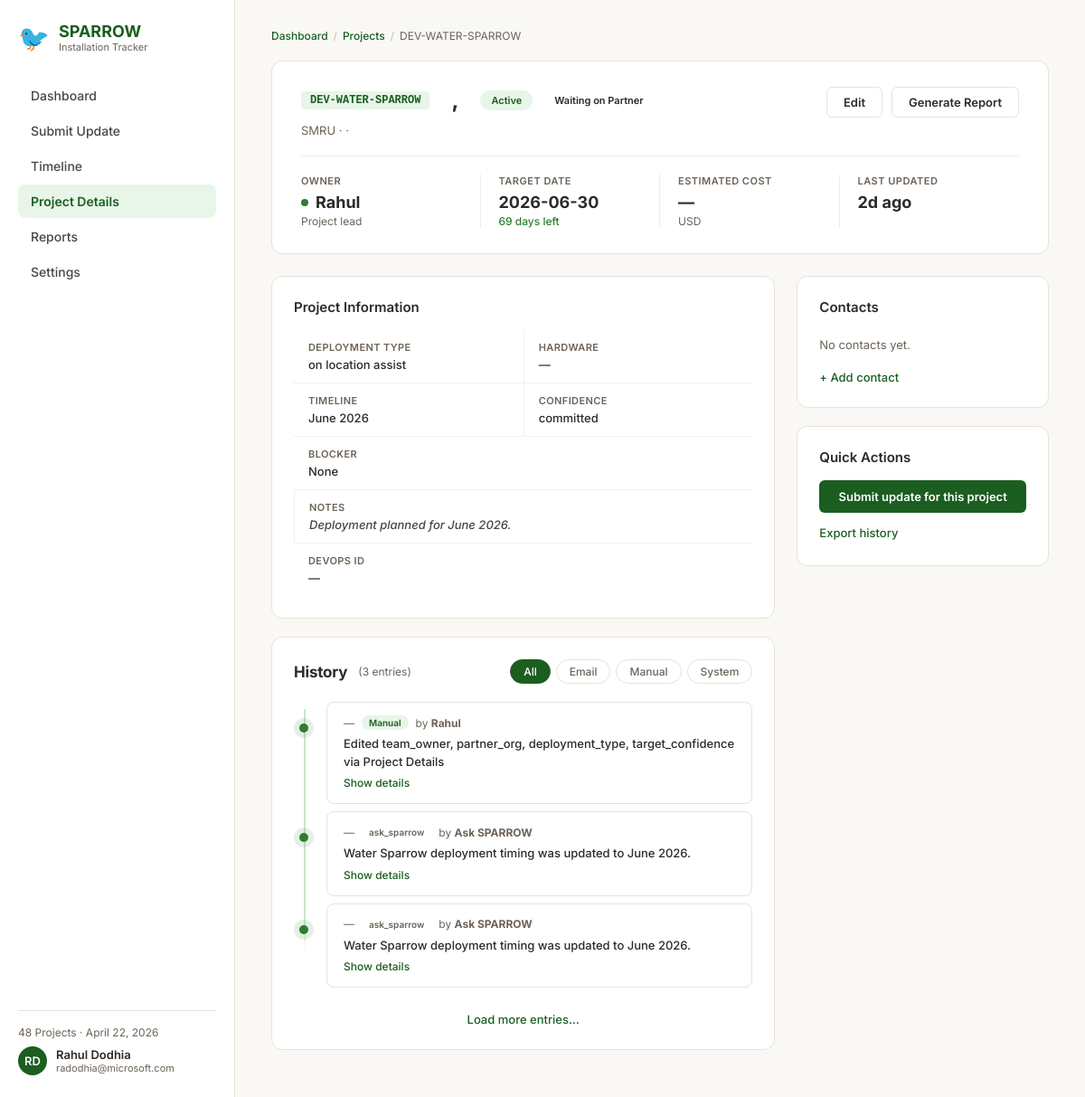
The app's page /project/DEV-WATER-SPARROW with its own data.
### tables this page shows
CREATE TABLE projects (
            project_id        TEXT PRIMARY KEY,
            continent         TEXT,
            country           TEXT,
            location          TEXT,
            partner_org       TEXT,
            status            TEXT NOT NULL DEFAULT 'Scoping',
            blocker           TEXT,
            deployment_type   TEXT,
            timeline_label    TEXT,          -- human-readable: "Before End FY26"
            target_date       TEXT,          -- ISO date or NULL
            target_confidence TEXT,          -- hard / committed / soft / aspirational
            hardware          TEXT,
            estimated_cost    REAL,
            team_owner        TEXT,
            devops_id         INTEGER,
            notes             TEXT,
            last_updated      TEXT NOT NULL,
            last_updated_by   TEXT
        , is_at_risk INTEGER NOT NULL DEFAULT 0, item_type TEXT NOT NULL DEFAULT 'deployment', track_name TEXT, start_date TEXT, parent_project_id TEXT, health TEXT NOT NULL DEFAULT 'On Track', priority TEXT, sparrow INTEGER NOT NULL DEFAULT 0, sparrow_go INTEGER NOT NULL DEFAULT 0, robin INTEGER NOT NULL DEFAULT 0);

CREATE TABLE history (
            id              INTEGER PRIMARY KEY AUTOINCREMENT,
            project_id      TEXT NOT NULL,
            timestamp       TEXT NOT NULL,
            updated_by      TEXT,
            source_type     TEXT,            -- email / teams_paste / manual_note / system
            source_text     TEXT,            -- full original pasted text
            changes         TEXT NOT NULL,   -- JSON: {field: {old, new}}
            llm_summary     TEXT,
            FOREIGN KEY (project_id) REFERENCES projects(project_id)
        );

### app.py (the view)
@app.route("/project/<project_id>")
def project_details(project_id):
    p = get_project(project_id)
    if not p:
        return "Project not found", 404
    history = get_project_history(project_id)
    contacts = get_contacts(project_id)
    nudges = get_active_nudges()
    project_nudges = [n for n in nudges if n.get("project_id") == project_id]
    target_sub = ""
    target_sub_color = "#6d6358"
    if p.get("target_date"):
        try:
            td = date.fromisoformat(p["target_date"])
            days_left = (td - date.today()).days
            if days_left < 0:
                target_sub = f"{-days_left}d overdue"
                target_sub_color = "#c62828"
            else:
                target_sub = f"{days_left} days left"
                target_sub_color = "#2e7d32"
        except ValueError:
            pass
    return render_template(
        "project_details.html",
        p=p,
        history=history,
        contacts=contacts,
        nudges=project_nudges,
        target_sub=target_sub,
        target_sub_color=target_sub_color,
    )

### app.py (called while the page is built)
@app.context_processor
def inject_globals():
    projects = get_all_projects()
    current_project_id = None
    if request.endpoint == "project_details":
        current_project_id = (request.view_args or {}).get("project_id")
    if current_project_id:
        project_details_url = url_for("project_details", project_id=current_project_id)
    elif projects:
        project_details_url = url_for("project_details", project_id=projects[0]["project_id"])
    else:
        project_details_url = url_for("dashboard")
    return dict(
        today=date.today(),
        total_projects=len(projects),
        llm_available=llm_available,
        project_details_url=project_details_url,
        VALID_STATUSES=VALID_STATUSES,
        VALID_HEALTH=VALID_HEALTH,
        VALID_PRIORITIES=VALID_PRIORITIES,
        TEAM_MEMBERS=TEAM_MEMBERS,
    )

@app.template_filter("timeago")
def timeago_filter(dt_str):
    if not dt_str:
        return "—"
    try:
        dt = datetime.fromisoformat(dt_str)
    except (ValueError, TypeError):
        return dt_str
    now = datetime.now()
    diff = now - dt
    seconds = diff.total_seconds()
    if seconds < 60:
        return "just now"
    if seconds < 3600:
        m = int(seconds // 60)
        return f"{m}m ago"
    if seconds < 86400:
        h = int(seconds // 3600)
        return f"{h}h ago"
    d = int(seconds // 86400)
    if d == 1:
        return "yesterday"
    if d < 30:
        return f"{d}d ago"
    if d < 365:
        mo = d // 30
        return f"{mo}mo ago"
    return dt.strftime("%Y-%m-%d")

### db.py (called while the page is built)
@contextmanager
def get_conn():
    conn = sqlite3.connect(DB_PATH)
    conn.row_factory = sqlite3.Row
    conn.execute("PRAGMA journal_mode=WAL")
    conn.execute("PRAGMA foreign_keys=ON")
    try:
        yield conn
        conn.commit()
    finally:
        conn.close()

def get_all_projects(include_closed=True):
    with get_conn() as conn:
        if include_closed:
            rows = conn.execute("SELECT * FROM projects ORDER BY continent, country, location").fetchall()
        else:
            placeholders = ",".join("?" for _ in CLOSED_STATUSES)
            rows = conn.execute(
                f"SELECT * FROM projects WHERE status NOT IN ({placeholders}) ORDER BY continent, country, location",
                list(CLOSED_STATUSES),
            ).fetchall()
        return [dict(r) for r in rows]

### templates/project_details.html (shortened to what this page needs)
{% extends "base.html" %}
{% set active_page = "project_details" %}
{% block content %}
  <div class="breadcrumb">
    <a href="{{ url_for('dashboard') }}">Dashboard</a>
    <span class="sep">/</span>
    <a href="{{ url_for('dashboard') }}">Projects</a>
    <span class="sep">/</span>
    <span>{{ p.project_id }}</span>
  </div>
  <div class="detail-header">
    <div class="detail-top">
      <div style="display:flex;align-items:center;gap:12px;flex-wrap:wrap">
        <span class="detail-id">{{ p.project_id }}</span>
        <span class="detail-name">{{ p.location }}, {{ p.country }}</span>
        {% if p.status %}
          <span class="pill {{ p.status|lower|replace(' ', '-') }}">{{ p.status }}</span>
        {% endif %}
        {% if p.health %}
          <span class="pill {{ p.health|lower|replace(' ', '-') }}">{{ p.health }}</span>
        {% endif %}
      </div>
      <div class="header-actions">
        <button class="btn btn-outline">Edit</button>
        <button class="btn btn-outline">Generate Report</button>
      </div>
    </div>
    <div class="detail-sub">{{ p.partner_org }} &middot; {{ p.country }} &middot; {{ p.continent }}</div>
    <div class="metrics">
      <div class="metric">
        <div class="lbl">Owner</div>
        <div class="val"><span class="dot"></span>{{ p.team_owner or '—' }}</div>
        <div class="sub">Project lead</div>
      </div>
      <div class="metric">
        <div class="lbl">Target Date</div>
        <div class="val">{{ p.target_date or '—' }}</div>
        {% if target_sub %}
          <div class="sub" style="color:{{ target_sub_color }}; font-weight:500">{{ target_sub }}</div>
        {% endif %}
      </div>
      <div class="metric">
        <div class="lbl">Estimated Cost</div>
        <div class="val">{% if p.estimated_cost %}${{ '{:,.0f}'.format(p.estimated_cost|float) }}{% else %}—{% endif %}</div>
        <div class="sub">USD</div>
      </div>
      <div class="metric">
        <div class="lbl">Last Updated</div>
        <div class="val">{{ p.last_updated|timeago if p.last_updated else '—' }}</div>
      </div>
    </div>
  </div>
  <div class="two-col">
    <div>
      <div class="card">
        <div class="card-title">Project Information</div>
        <div class="info-grid">
          <div class="info-field">
            <div class="lbl">Deployment Type</div>
            <div class="val">{{ p.deployment_type or '—' }}</div>
          </div>
          <div class="info-field">
            <div class="lbl">Hardware</div>
            <div class="val">{{ p.hardware or '—' }}</div>
          </div>
          <div class="info-field">
            <div class="lbl">Timeline</div>
            <div class="val">{{ p.timeline_label or '—' }}</div>
          </div>
          <div class="info-field">
            <div class="lbl">Confidence</div>
            <div class="val">{{ p.target_confidence or '—' }}</div>
          </div>
          <div class="info-field full">
            <div class="lbl">Blocker</div>
            <div class="val"{% if p.blocker %} style="color:#c62828"{% endif %}>{{ p.blocker or 'None' }}</div>
          </div>
          <div class="info-field full">
            <div class="lbl">Notes</div>
            <div class="val" style="font-style:italic;color:#4a4540">{{ p.notes or '—' }}</div>
          </div>
          <div class="info-field full" style="border-bottom:none">
            <div class="lbl">DevOps ID</div>
            <div class="val">
              {% if p.devops_id %}
                <code style="font-family:'Cascadia Code',monospace;background:#f5f0ea;padding:1px 6px;border-radius:3px;font-size:12px">{{ p.devops_id }}</code>
              {% else %}
                —
              {% endif %}
            </div>
          </div>
        </div>
      </div>
      <div class="card" style="padding-bottom:20px">
        <div style="display:flex;align-items:center;justify-content:space-between;margin-bottom:20px;flex-wrap:wrap;gap:12px">
          <div style="display:flex;align-items:center;gap:12px">
            <span style="font-size:17px;font-weight:700;color:#2d2a26;letter-spacing:-0.2px">History</span>
            <span style="font-size:12px;color:#6d6358">({{ history|length }} entries)</span>
          </div>
          <div class="filter-chips">
            <button class="chip active" data-source="all">All</button>
            <button class="chip" data-source="email">Email</button>
            <button class="chip" data-source="manual">Manual</button>
            <button class="chip" data-source="system">System</button>
          </div>
        </div>
        <div class="timeline">
          {% for entry in history %}
          <div class="tl-entry" data-source="{{ entry.source_type }}">
            <div class="tl-dot {% if entry.source_type in ['email', 'manual'] %}green{% elif entry.source_type == 'system' %}purple{% elif entry.source_type == 'teams_paste' %}amber{% else %}green{% endif %}"></div>
            <div class="tl-card">
              <div class="tl-meta">
                <span>{{ entry.created_at|timeago }}</span>
                <span class="tl-badge {% if entry.source_type == 'teams_paste' %}teams{% else %}{{ entry.source_type }}{% endif %}">
                  {%- if entry.source_type == 'teams_paste' %}Teams{% elif entry.source_type == 'email' %}Email{% elif entry.source_type == 'manual' %}Manual{% elif entry.source_type == 'system' %}System{% else %}{{ entry.source_type }}{% endif -%}
                </span>
                {% if entry.updated_by %}
                  <span>by <strong>{{ entry.updated_by }}</strong></span>
                {% endif %}
              </div>
              {% if entry.llm_summary %}
                <div class="tl-summary">{{ entry.llm_summary }}</div>
              {% endif %}
              {% if entry.source_text %}
                <button class="tl-toggle">Show details</button>
              {% endif %}
            </div>
          </div>
          {% endfor %}
        </div>
        <div class="load-more">
          <a href="#">Load more entries&hellip;</a>
        </div>
      </div>
    </div>
    <div>
      <div class="card">
        <div class="card-title">Contacts</div>
        {% if not contacts %}
          <div style="font-size:13px;color:#6d6358;padding:8px 0">No contacts yet.</div>
        {% endif %}
        <a class="add-link" href="#">+ Add contact</a>
      </div>
      <div class="card">
        <div class="card-title">Quick Actions</div>
        <div style="display:flex;flex-direction:column;gap:10px">
          <a href="{{ url_for('submit_update') }}" class="btn btn-primary" style="width:100%;justify-content:center;padding:10px 18px;text-align:center">Submit update for this project</a>
          <a class="quick-action-link" href="#">Export history</a>
        </div>
      </div>
    </div>
  </div>
{% endblock %}

### templates/base.html (shortened to what this page needs)
<!DOCTYPE html>
<html lang="en">
<head>
<link rel="stylesheet" href="{{ url_for('static', filename='css/style.css') }}">
</head>
<body>
<div class="sidebar">
  <div class="logo">
    <span class="icon">&#x1F426;</span>
    <div><div class="text">SPARROW</div><div class="sub">Installation Tracker</div></div>
  </div>
  <nav>
    <a href="{{ url_for('dashboard') }}" class="{{ 'active' if active_page == 'dashboard' }}">Dashboard</a>
    <a href="{{ url_for('submit_update') }}" class="{{ 'active' if active_page == 'submit_update' }}">Submit Update</a>
    <a href="{{ url_for('timeline') }}" class="{{ 'active' if active_page == 'timeline' }}">Timeline</a>
    <a href="{{ project_details_url }}" class="{{ 'active' if active_page == 'project_details' }}">Project Details</a>
    <a href="{{ url_for('reports') }}" class="{{ 'active' if active_page == 'reports' }}">Reports</a>
    <a href="{{ url_for('settings') }}" class="{{ 'active' if active_page == 'settings' }}">Settings</a>
  </nav>
  <div class="sidebar-footer">
    <div>{{ total_projects }} Projects &middot; {{ today.strftime('%B %d, %Y') }}</div>
    <div class="user">
      <div class="avatar">RD</div>
      <div>
        <div class="user-name">Rahul Dodhia</div>
        <div class="user-email">radodhia@microsoft.com</div>
      </div>
    </div>
  </div>
</div>
<div class="main">
  {% block content %}{% endblock %}
</div>
</body>
</html>

### records on screen
projects: project_id "DEV-WATER-SPARROW", status "Active", health "Waiting on Partner", partner_org "SMRU", team_owner "Rahul", target_date "2026-06-30", last_updated "2d ago", deployment_type "on location assist", timeline_label "June 2026", target_confidence "committed", notes "Deployment planned for June 2026."
history: created_at "—", source_type "Manual", updated_by "Rahul", llm_summary "Edited team_owner, partner_org, deployment_type, target_confidence via Project Details"
history: created_at "—", source_type "ask_sparrow", updated_by "Ask SPARROW", llm_summary "Water Sparrow deployment timing was updated to June 2026."
history: created_at "—", source_type "ask_sparrow", updated_by "Ask SPARROW", llm_summary "Water Sparrow deployment timing was updated to June 2026."

### other values on screen
{{ total_projects }} "48"
{{ target_sub }} "69 days left"
{{ p.hardware or '—' }} "—"
{{ p.blocker or 'None' }} "None"
{{ history|length }} "3"
